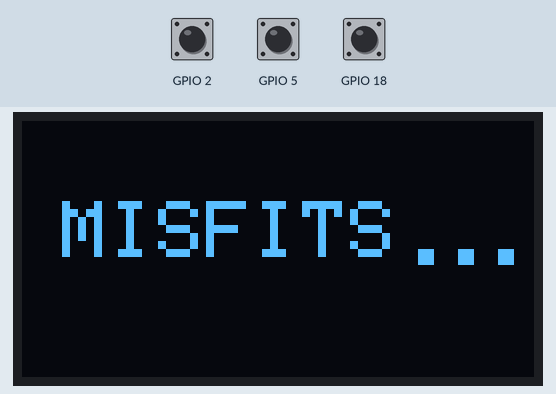
This sketch was run on a simulated ESP32. Shown: 128×64 one-colour display. The inputs (shaded band) are chosen by the test bench; at power-on: GPIO 2 HIGH, GPIO 5 HIGH, GPIO 18 HIGH. What the sketch prints to the serial monitor is not drawn.

Above: at 7.9 s.
8.0 s: GPIO 2 driven LOW
At 10.2 s:
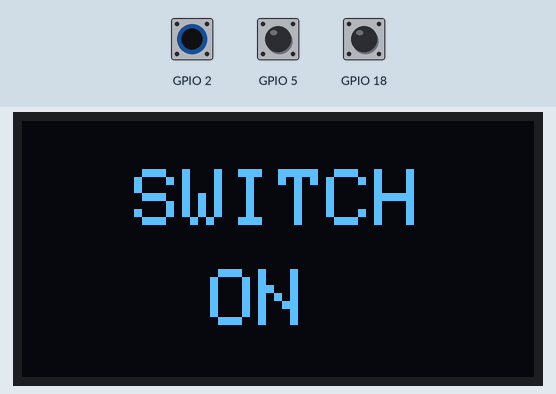
10.5 s: GPIO 5 driven LOW
At 12.1 s:
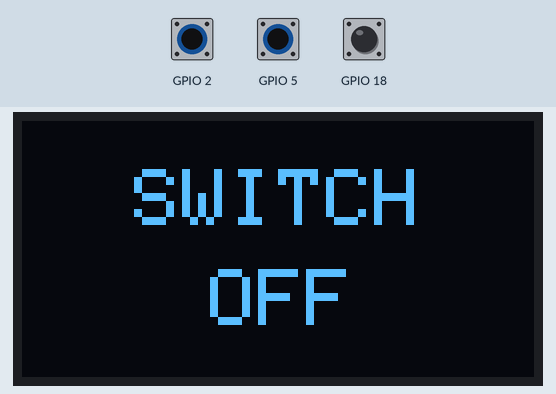
14.5 s: GPIO 2 pulsed HIGH 2 times (0.12 s each, 0.3 s apart)
At 15.4 s:
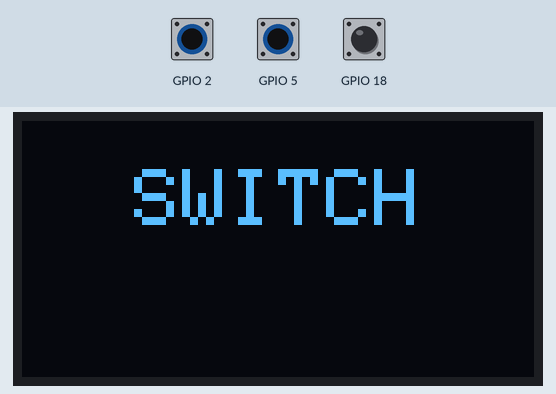
18.1 s: GPIO 5 pulsed HIGH 5 times (0.12 s each, 0.3 s apart)
At 22.2 s:
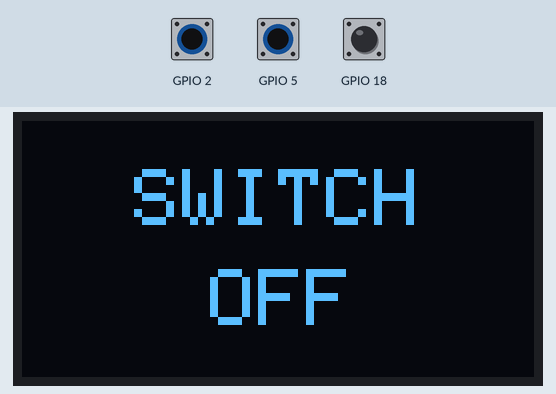
Timing chart, 0 to 23.6 s (numbered marks = the images above; inputs shaded):
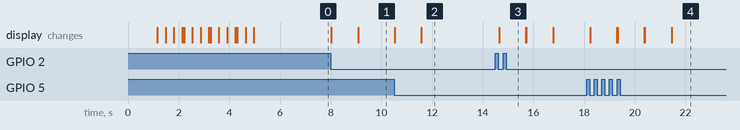

Measured:
- after the input at 8.0 s, the display: first changes at once (image 1 shows a later state)
- after the input at 10.5 s, the display: first changes at once (image 2 shows a later state)
- after the input at 14.5 s, the display: changes after 0.15 s (image 3)
- after the input at 18.1 s, the display: first changes after 0.15 s (image 4 shows a later state)

The sketch:

Misfits.ino
```cpp
/*******************************************************************************
  Title                 :   Smart Switch from Misfits
  Filename              :   Misfits.c
  Author                :   Ajee,Anto,Nithin,Mohan
  Origin Date           :   11/04/2012
  Version               :   1.0.0
  Compiler              :   Arduino 1.8.14
  Target                :   ESP32
  Notes                 :   None
*******************************************************************************/
/*
   Functionality :
                  1.Keys input
                  2.Welcome page
                  3.Relay Status
*/
/******************************************************************************
  Includes
*******************************************************************************/
#include "Misfits.h"

//#define  RTC


void setup()
{
 // Terminal Print
  Serial.begin(115200);

//******************************************************************************************//
//*                                   BUTTON                                               *//
//******************************************************************************************//
  pinMode(ENTER.PIN, INPUT);

  attachInterrupt(ENTER.PIN, isr, FALLING);
  attachInterrupt(UP.PIN, isr_01, FALLING);
  attachInterrupt(DOWN.PIN, isr_02, FALLING);

//******************************************************************************************//
//*                                   O-LED                                                *//
//******************************************************************************************//
  // SSD1306_SWITCHCAPVCC = generate display voltage from 3.3V internally
  if(!display.begin(SSD1306_SWITCHCAPVCC, 0x3C))
  {
    // Address 0x3D for 128x64
    Serial.println(F("SSD1306 allocation failed"));
    for(;;); // Don't proceed, loop forever
  }
  // MISFITS... Wellcome page
  Mts_SmartSwitch_Disp_Welcome( );

//******************************************************************************************//
//*                                RTC                                                     *//
//******************************************************************************************//
#ifdef  RTC
    if (! rtc.isrunning()) {
    Serial.println("RTC is NOT running!");
    // following line sets the RTC to the date & time this sketch was compiled
    // rtc.adjust(DateTime(F(__DATE__), F(__TIME__)));
    // This line sets the RTC with an explicit date & time, for example to set
    // January 21, 2014 at 3am you would call:
    // rtc.adjust(DateTime(2014, 1, 21, 3, 0, 0));
  }
 pinMode(buzzer, OUTPUT);
 welcome_menu(1000);
 flag = choose_menu();
 set_alarm();
#endif
}
/******************************************************************************
  Application : Takes the input and control the relay and print the status.
*******************************************************************************/
void loop()
{
  if (ENTER.pressed)
  {
      Serial.println(" ENTER ");
      ENTER.pressed = false;
      Mts_SmartSwitch_Relay(true);
      Mts_SmartSwitch_Disp_RlySt(true);
  }
  if (UP.pressed)
  {
      Serial.println(Flash_Test);
      UP.pressed = false;
      Mts_SmartSwitch_Relay(false);
      Mts_SmartSwitch_Disp_RlySt(false);
  }
  if (DOWN.pressed)
  {
      Serial.println(" DOWN ");
      DOWN.pressed = false;
  }

#ifdef RTC
 // show_time();
#endif

}

#ifdef  RTC

/******************************************************************************
  Functions :
*******************************************************************************/
void show_time()
{
 DateTime now = rtc.now();

 if (now.hour() == h && now.minute() == m)
 {
   switch (flag)
   {
     case 1:
       Serial.print("** ءedicine Time **");
       break;
     case 2:
       Serial.print("You'r late!!");
       Serial.print("Come onnnnnnn");
       break;
     case 3:
       Serial.print("Befor you go:");
       Serial.print("Wallet,Keys,...");
       break;
   }
   for (int i = 0; i < 203; i++) {       //203 is the total number of music notes in the song
//     int wait = duration[i] * songspeed;
//     delay(wait);
   }
 }
 delay(2000);
}
void welcome_menu(int show_delay)
{
 Serial.print("Arduino reminder");
}
int detect_button()
{
 int readkey = 0;
 int result = 0;
 int activeButton = 0;
 while (activeButton == 0)
   {
     readkey = analogRead(0);
     if (readkey < 790) {
       delay(100);
       readkey = analogRead(0);
       if (readkey < 60) {
         result = 1; // right
       } else if (readkey < 200) {
         result = 2; // up
       } else if (readkey < 400) {
         result = 3; // down
       } else if (readkey < 600) {
         result = 4; // down
       }
     }
     else if (readkey < 800)
       {
          result = 5;
          return result;
          activeButton = 1;
       }
   }
   return menuPage;
}

void set_alarm()
{
 int sit = 0;

 Serial.print("**Set Alarm**");
 Serial.print("00:00");
 while (sit != 1)
 {
   sit = detect_button();
   if (sit == 2)
   {
     Serial.print("**Set Alarm**");
     h++;
     if (h > 23)
     {
       h = 0;
     }
     Serial.print(h);
     Serial.print(":00");
   }
   else if (sit == 3)
   {
     Serial.print("**Set Alarm**");
     h--;
     if (h < 0) { h = 23; }  Serial.print(h); Serial.print(":00"); } } while (sit != 5) { sit = detect_button(); if (sit == 2) { Serial.print("**Set Alarm**"); m++; if (m > 59)
     {
       m = 0;
     }
     Serial.print(h);
     Serial.print(":");
     Serial.print(m);
   }
   else if (sit == 3)
   {
     Serial.print("**Set Alarm**");
     m--;
     if (m < 0)
     {
       m = 59;
     }

     Serial.print(h);
     Serial.print(":");
     Serial.print(m);
   }
 }
 Serial.print("Alarm set");
 Serial.print("I'll be on time");
 delay(1500);
}

int choose_menu()
{
  while (btn != 5)
  {
      btn = detect_button();
      if (btn == 1)
      {
        if (menuPage > maxMenuPages) menuPage = 0;
      }
  }
  return menuPage;
}
#endif
```

Misfits.h
```cpp
/*******************************************************************************
  Title                 :   Smart Switch from Misfits
  Filename              :   Misfits.h
  Author                :   Ajee,Anto,Nithin,Mohan
  Origin Date           :   11/04/2012
  Version               :   1.0.0
  Compiler              :   Arduino 1.8.14
  Target                :   ESP32
  Notes                 :   None
*******************************************************************************/

/******************************************************************************
  Includes
*******************************************************************************/

// include library to read and write from flash memory
#include <EEPROM.h>
#include <arduino.h>
#include "Mts_SmartSwitch_Relay.h"
#include "Mts_SmartSwitch_Display.h"
#include "RTClib.h"


/******************************************************************************
  Declarations
*******************************************************************************/
// define the number of bytes you want to access
#define EEPROM_SIZE 1

//RTC Declarations.
#ifdef RTC
RTC_DS1307 rtc;
char daysOfTheWeek[7][12] = {"Sunday", "Monday", "Tuesday", "Wednesday", "Thursday", "Friday", "Saturday"};


const int buzzer  = 4; // Arduino pin connected to relay's pin
String menuItems[] = {"1-Medicin", "2-Wake up", "3-Go out"};
int songspeed = 1.5;
int flag = 0;
int menuPage = 0;
int maxMenuPages = round(((sizeof(menuItems) / sizeof(String)) / 2) + .5);
int cursorPosition = 0;
int btn;
int h = 0, m = 0;
#endif

/******************************************************************************
  Declarations
*******************************************************************************/

struct Button {
  const uint8_t PIN;
  bool pressed;
};


Button ENTER = {2,false};
Button UP = {5,false};
Button DOWN = {18,false};
char Flash_Test;

/******************************************************************************
  Functions
*******************************************************************************/

void IRAM_ATTR isr() {
  ENTER.pressed = true;
}

void IRAM_ATTR isr_01() {
  UP.pressed = true;
}

void IRAM_ATTR isr_02() {
  DOWN.pressed = true;
}
```

Mts_SmartSwitch_Display.h
```cpp
/*******************************************************************************
  Title                 :   Smart Switch from Misfits
  Filename              :   Mts_SmartSwitch_Display.h
  Author                :   Ajee,Anto,Nithin,Mohan
  Origin Date           :   11/04/2012
  Version               :   1.0.0
  Compiler              :   Arduino 1.8.14
  Target                :   ESP32
  Notes                 :   None
*******************************************************************************/
/*
   Functionality :
                  1.Welcome page
                  2.Relay Status print
*/
/******************************************************************************
  Includes
*******************************************************************************/
#include <EEPROM.h>
#include <Wire.h>
#include <Adafruit_GFX.h>
#include <Adafruit_SSD1306.h>
#include "arduino.h"


/******************************************************************************
  Declarations
*******************************************************************************/
#define   OLED_RESET 4

#define SCREEN_WIDTH 128 // OLED display width, in pixels
#define SCREEN_HEIGHT 64 // OLED display height, in pixels

//Declaration for an SSD1306 display connected to I2C (SDA, SCL pins)
#define OLED_RESET     4 // Reset pin # (or -1 if sharing Arduino reset pin)
Adafruit_SSD1306 display(SCREEN_WIDTH, SCREEN_HEIGHT, &Wire, OLED_RESET);

void Mts_SmartSwitch_Disp_Welcome(void);
void Mts_SmartSwitch_Disp_RlySt(bool Status_b);


/******************************************************************************
  Mts_SmartSwitch_Disp_Welcome : Which displays the wellcome page.
*******************************************************************************/
void Mts_SmartSwitch_Disp_Welcome()
{
  display.clearDisplay();
  display.setCursor(10,20);
  display.setTextSize(2);
  display.setTextColor(SSD1306_WHITE);
  display.print("MISFITS");
  display.display();
  delay(1000);

 for (char repeat=0; repeat<4;repeat++)
 {
    display.setTextColor(SSD1306_BLACK);
    display.setCursor(95,22);
    display.print(".");
    display.display();
    display.setCursor(105,22);
    display.print(".");
    display.display();
    display.setCursor(115,22);
    display.print(".");
    display.display();

    display.setTextColor(SSD1306_WHITE);
    display.setCursor(95,22);
    display.print(".");
    display.display();
    delay(300);
    display.setCursor(105,22);
    display.print(".");
    display.display();
    delay(300);
    display.setCursor(115,22);
    display.print(".");
    display.display();
    delay(300);
 }
   delay(1500);
   display.setTextColor(SSD1306_WHITE);
}
/******************************************************************************
  Mts_SmartSwitch_Disp_RlySt : Which display relay status based on the input.
*******************************************************************************/
void Mts_SmartSwitch_Disp_RlySt(bool Status_b)
{
  display.clearDisplay();
  display.setCursor(28,12);
  display.setTextSize(2);
  display.setTextColor(SSD1306_WHITE);
  display.print("SWITCH");
  display.display();
  delay(1000);

  if(Status_b== true)
  {
    display.setCursor(35,37);
    display.setTextColor(SSD1306_BLACK);
    display.print(" OFF");
    display.display();

    display.setCursor(35,37);
    display.setTextColor(SSD1306_WHITE);
    display.print(" ON ");
    display.display();
  }
  else
  {
    display.setCursor(35,37);
    display.setTextColor(SSD1306_BLACK);
    display.print(" ON ");
    display.display();

    display.setCursor(35,37);
    display.setTextColor(SSD1306_WHITE);
    display.print(" OFF");
    display.display();
  }
}
```

Mts_SmartSwitch_Relay.h
```cpp
/*******************************************************************************
  Title                 :   Smart Switch from Misfits
  Filename              :   Mts_SmartSwitch_Relay.h
  Author                :   Ajee,Anto,Nithin,Mohan
  Origin Date           :   11/04/2012
  Version               :   1.0.0
  Compiler              :   Arduino 1.8.14
  Target                :   ESP32
  Notes                 :   None
*******************************************************************************/

/*
   Functionality :
                  1.Relay controlling
*/

/******************************************************************************
  Includes
*******************************************************************************/
#include "arduino.h"

/******************************************************************************
  Declarations
*******************************************************************************/
void Mts_SmartSwitch_Relay(bool Status);
const int RELAY_PIN  = 4; // Arduino pin connected to relay's pin


/******************************************************************************
  Mts_SmartSwitch_Relay: Controlls the relay based on the status.
*******************************************************************************/
void Mts_SmartSwitch_Relay(bool Status)
{
    if (Status == LOW)
    {
    Serial.println("The button is unpressed");
    digitalWrite(RELAY_PIN, HIGH); // turn on
  }
  else
  if (Status == HIGH) {

    Serial.println("The button is being pressed");
    digitalWrite(RELAY_PIN, LOW);  // turn off
  }
}
```
